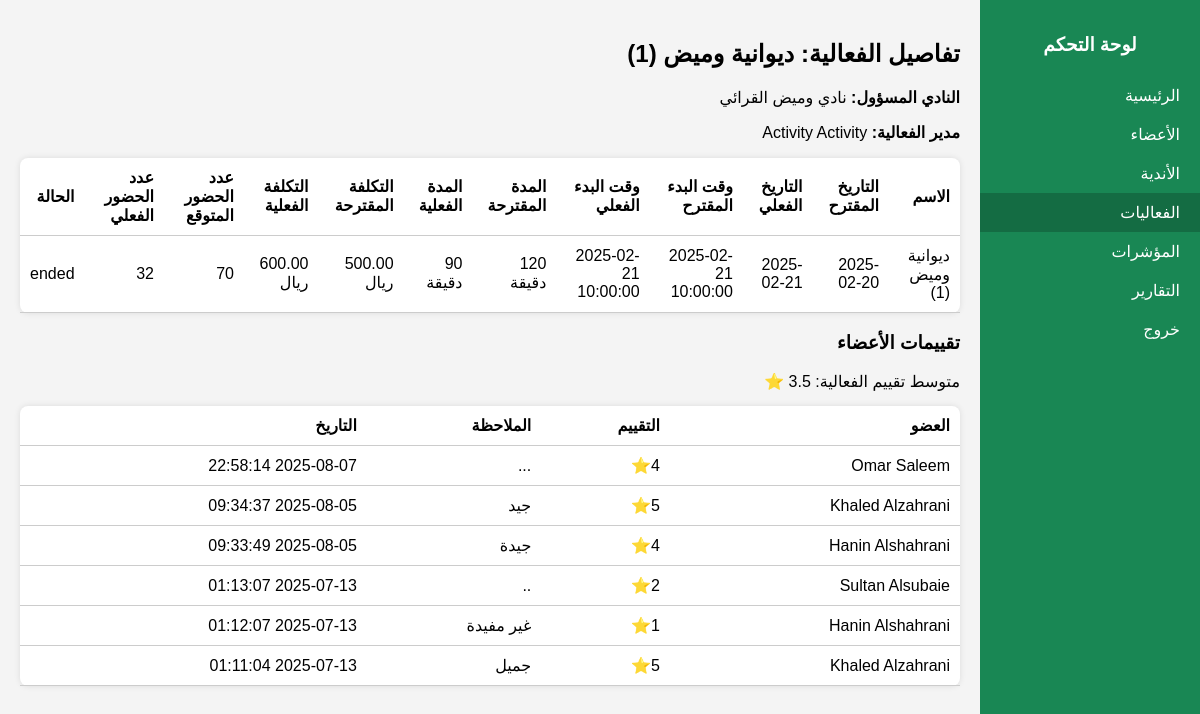
/admin/activity_details.php?id=5, run on the app's committed database.
### tables this page shows
CREATE TABLE `activity` (
  `activity_id` int(11) NOT NULL,
  `activity_name` varchar(100) NOT NULL,
  `proposed_date` date DEFAULT NULL,
  `actual_date` date DEFAULT NULL,
  `proposed_start_time` datetime DEFAULT NULL,
  `actual_start_time` datetime DEFAULT NULL,
  `proposed_duration_min` int(11) DEFAULT NULL,
  `actual_duration_min` int(11) DEFAULT NULL,
  `proposed_cost` decimal(10,2) DEFAULT NULL,
  `actual_cost` decimal(10,2) DEFAULT NULL,
  `proposed_audience_number` int(11) DEFAULT NULL,
  `actual_audience_number` int(11) DEFAULT NULL,
  `purpose_of_activity` text DEFAULT NULL,
  `serves_student_plan` tinyint(1) DEFAULT NULL,
  `serves_student` tinyint(1) DEFAULT NULL,
  `serves_special_needs` tinyint(1) DEFAULT NULL,
  `activity_manager_id` int(11) DEFAULT NULL,
  `club_id` int(11) DEFAULT NULL,
  `status` enum('pending','active','ended') DEFAULT 'pending'
);

CREATE TABLE `clubs` (
  `club_id` int(11) NOT NULL,
  `club_name` varchar(100) NOT NULL,
  `initial_date` date DEFAULT NULL,
  `club_manager_id` int(11) DEFAULT NULL,
  `note` varchar(255) DEFAULT NULL
);

CREATE TABLE `feedback` (
  `feedback_id` int(11) NOT NULL,
  `activity_id` int(11) NOT NULL,
  `member_id` int(11) NOT NULL,
  `content` text NOT NULL,
  `created_at` timestamp NULL DEFAULT current_timestamp(),
  `feedback_score` int(11) DEFAULT NULL
);

### admin/activity_details.php (the view, shortened to what this page needs)
<?php
include '../database/db.php';
$activity_id = (int) $_GET['id'];
$stmt = $pdo->prepare("SELECT a.*, c.club_name, CONCAT(m.first_name, ' ', m.last_name) AS manager_name
                       FROM Activity a
                       LEFT JOIN Clubs c ON a.club_id = c.club_id
                       LEFT JOIN Members m ON a.activity_manager_id = m.member_id
                       WHERE a.activity_id = ?");
$stmt->execute([$activity_id]);
$activity = $stmt->fetch();
$feedbackStmt = $pdo->prepare("SELECT f.*, CONCAT(m.first_name, ' ', m.last_name) AS member_name FROM feedback f
  JOIN members m ON f.member_id = m.member_id
  WHERE f.activity_id = ?
  ORDER BY f.created_at DESC
");
$feedbackStmt->execute([$activity_id]);
$feedbacks = $feedbackStmt->fetchAll(PDO::FETCH_ASSOC);
$avgStmt = $pdo->prepare("SELECT AVG(feedback_score) as avg_score FROM feedback WHERE activity_id = ?");
$avgStmt->execute([$activity_id]);
$avgScore = $avgStmt->fetchColumn();
?>
<!DOCTYPE html>
<html lang="ar" dir="rtl">
<head>
  <link rel="stylesheet" href="../css/style.css">
</head>
<body>
  <div class="sidebar">
    <h3 class="sidebar-title">لوحة التحكم</h3>
    <a href="dashboard.php">الرئيسية</a>
    <a href="members.php">الأعضاء</a>
    <a href="clubs.php">الأندية</a>
    <a class="active" href="activities.php">الفعاليات</a>
    <a href="kpis.php">المؤشرات</a>
    <a href="reports.php">التقارير</a>
    <a href="logout.php" onclick="return confirm('هل أنت متأكد؟');">خروج</a>
  </div>
  <div class="main-content">
    <h2>تفاصيل الفعالية: <?= htmlspecialchars($activity['activity_name']) ?></h2>
    <p><strong>النادي المسؤول:</strong> <?= htmlspecialchars($activity['club_name']) ?></p>
    <p><strong>مدير الفعالية:</strong> <?= htmlspecialchars($activity['manager_name']) ?></p>
    <table>
      <thead>
        <tr>
          <th>الاسم</th>
          <th>التاريخ المقترح</th>
          <th>التاريخ الفعلي</th>
          <th>وقت البدء المقترح</th>
          <th>وقت البدء الفعلي</th>
          <th>المدة المقترحة</th>
          <th>المدة الفعلية</th>
          <th>التكلفة المقترحة</th>
          <th>التكلفة الفعلية</th>
          <th>عدد الحضور المتوقع</th>
          <th>عدد الحضور الفعلي</th>
          <th>الحالة</th>
        </tr>
      </thead>
      <tbody>
        <tr>
          <td><?= htmlspecialchars($activity['activity_name']) ?></td>
          <td><?= $activity['proposed_date'] ?></td>
          <td><?= $activity['actual_date'] ?? '—' ?></td>
          <td><?= $activity['proposed_start_time'] ?></td>
          <td><?= $activity['actual_start_time'] ?? '—' ?></td>
          <td><?= $activity['proposed_duration_min'] ?> دقيقة</td>
          <td><?= $activity['actual_duration_min'] ?? '—' ?> دقيقة</td>
          <td><?= $activity['proposed_cost'] ?> ريال</td>
          <td><?= $activity['actual_cost'] ?? '—' ?> ريال</td>
          <td><?= $activity['proposed_audience_number'] ?? '—' ?></td>
          <td><?= $activity['actual_audience_number'] ?? '—' ?></td>
          <td><?= $activity['status'] ?></td>
        </tr>
      </tbody>
    </table>
    <h3>تقييمات الأعضاء</h3>
    <?php if ($avgScore): ?>
      <div>متوسط تقييم الفعالية: <?= round($avgScore, 2) ?> ⭐</div>
    <?php endif; ?>
    <table>
      <thead>
        <tr>
          <th>العضو</th>
          <th>التقييم</th>
          <th>الملاحظة</th>
          <th>التاريخ</th>
        </tr>
      </thead>
      <tbody>
        <?php if (count($feedbacks) > 0): ?>
          <?php foreach ($feedbacks as $row): ?>
            <tr>
              <td><?= htmlspecialchars($row['member_name']) ?></td>
              <td><?= $row['feedback_score'] !== null ? $row['feedback_score'] . '⭐' : '—' ?></td>
              <td><?= htmlspecialchars($row['content']) ?></td>
              <td><?= $row['created_at'] ?></td>
            </tr>
          <?php endforeach; ?>
        <?php else: ?>
          <tr>
            <td colspan="4">لا توجد تقييمات لهذه الفعالية.</td>
          </tr>
        <?php endif; ?>
      </tbody>
    </table>
  </div>
</body>
</html>

### css/style.css (style rules this page uses)
body { font-family: 'Cairo', sans-serif; margin: 0; background: #f4f4f4; direction: rtl; display: flex; }
.sidebar { width: 220px; background: #198754; min-height: 100vh; position: fixed; right: 0; top: 0; padding: 15px 0; color: white; }
.sidebar-title { text-align: center; margin-bottom: 20px; }
.sidebar a { display: block; padding: 10px 20px; color: white; text-decoration: none; transition: background 0.3s; }
.sidebar a:hover, .sidebar a.active { background: #146c43; }
.main-content { margin-right: 220px; padding: 20px; flex: 1; }
.activity-table, table { width: 100%; background: white; border-radius: 8px; padding: 15px; margin-top: 15px; box-shadow: 0 0 6px rgba(0,0,0,0.1); border-collapse: collapse; }
table th, table td { padding: 10px; border-bottom: 1px solid #ccc; text-align: right; }

### data on the page
activity: activity_name "ديوانية وميض (1)", club.club_name "نادي وميض القرائي", proposed_date "2025-02-20", actual_date "2025-02-21", proposed_start_time "2025-02-21 10:00:00", actual_start_time "2025-02-21 10:00:00", proposed_duration_min "120", actual_duration_min "90", proposed_cost "500.00", actual_cost "600.00", proposed_audience_number "70", actual_audience_number "32", status "ended"
feedback: member_name "Omar Saleem", feedback_score "4", content "...", created_at "2025-08-07 22:58:14"
feedback: member_name "Khaled Alzahrani", feedback_score "5", content "جيد", created_at "2025-08-05 09:34:37"
feedback: member_name "Hanin Alshahrani", feedback_score "4", content "جيدة", created_at "2025-08-05 09:33:49"
feedback: member_name "Sultan Alsubaie", feedback_score "2", content "..", created_at "2025-07-13 01:13:07"
feedback: member_name "Hanin Alshahrani", feedback_score "1", content "غير مفيدة", created_at "2025-07-13 01:12:07"
feedback: member_name "Khaled Alzahrani", feedback_score "5", content "جميل", created_at "2025-07-13 01:11:04"

### other printed values
$activity['manager_name'] "Activity Activity"
